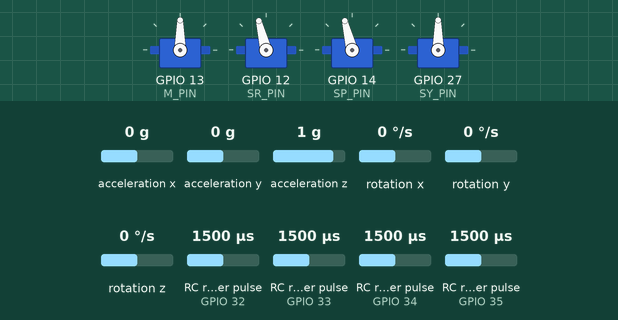
Simulated run of this sketch. Board: ESP32. On the bench: 4 × servo. Wiring (inferred from the names in the program): 4 × RC receiver channel: data GPIO 32 / data GPIO 33 / data GPIO 34 / data GPIO 35; MPU-6050 motion sensor at I2C address 0x68. The test bench sets the inputs (shaded band); at power-on: acceleration x 0 g, RC receiver pulse (sensors on GPIO 33, GPIO 32, GPIO 34, GPIO 35) 1500 µs, acceleration y 0 g, rotation x 0 °/s, acceleration z 1 g, rotation y 0 °/s, rotation z 0 °/s. What the sketch prints to the serial monitor is not drawn.

Above: at 3.4 s.
3.5 s: acceleration x set to -1.4 g
At 5.3 s:
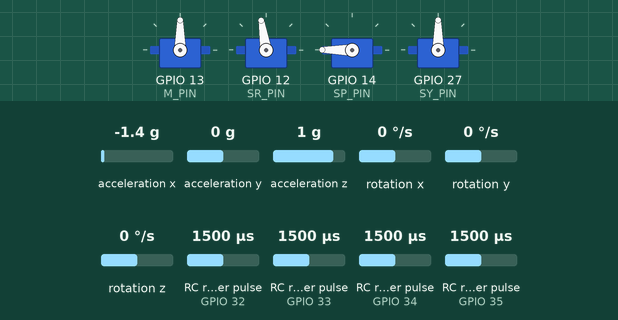
5.9 s: RC receiver pulse (sensor on GPIO 33) set to 1020 µs
At 7.1 s:
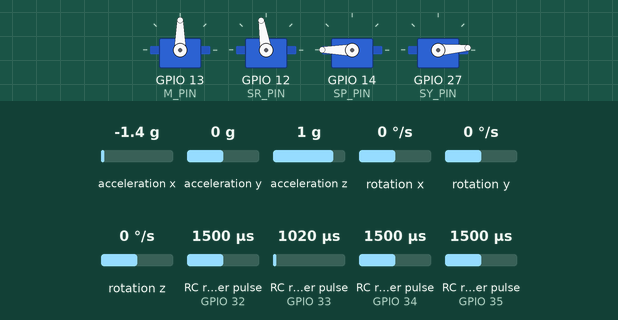
7.4 s: acceleration y set to -0.8 g
At 9.5 s:
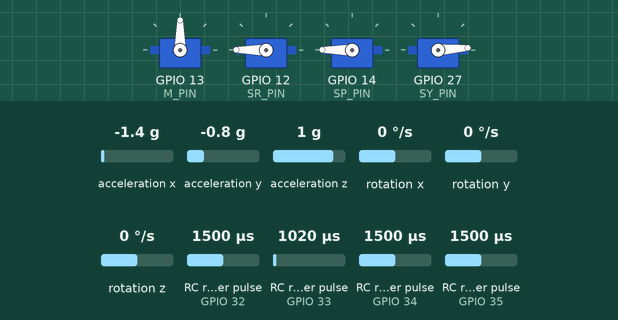
10.4 s: rotation x set to 192 °/s
At 13.1 s:
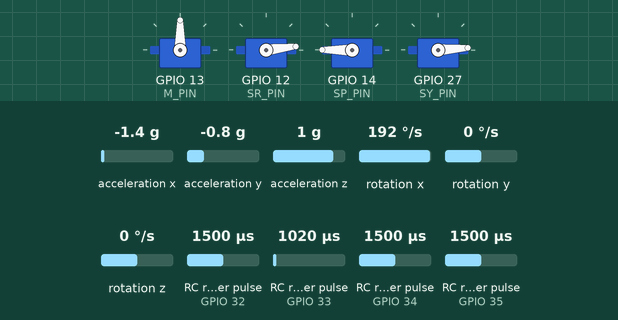
13.4 s: RC receiver pulse (sensor on GPIO 32) set to 1020 µs
At 13.9 s:
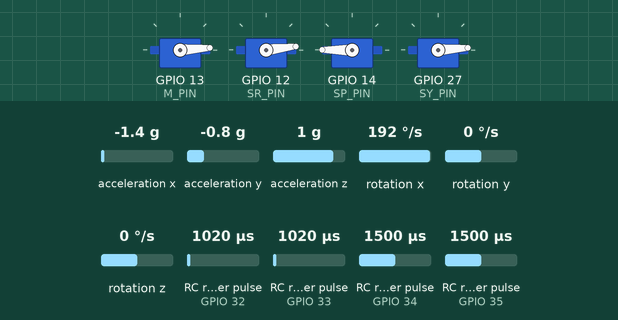
14.9 s: RC receiver pulse (sensor on GPIO 34) set to 1750 µs
At 15.3 s:
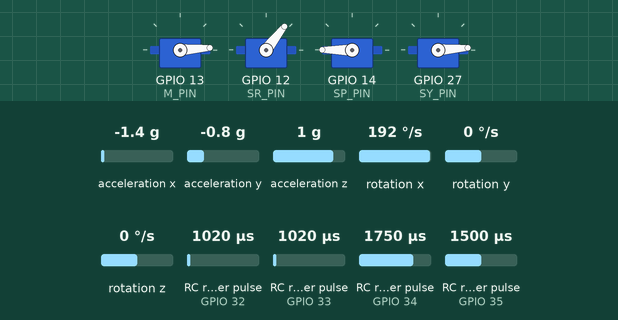
Timing chart, 0 to 17.4 s (numbered marks = the images above; inputs shaded):
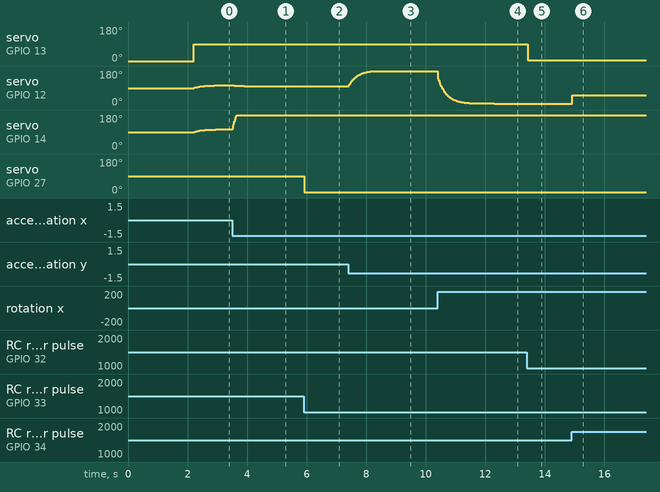

Measured:
- after the input at 3.5 s, servo on GPIO 12 (SR_PIN): moves from 105° to 99° over 0.90 s, starting at once; servo on GPIO 14 (SP_PIN): 104° → 180° at once
- after the input at 5.9 s, servo on GPIO 27 (SY_PIN): 90° → 4° at once
- after the input at 7.4 s, servo on GPIO 12 (SR_PIN): moves from 99° to 180° over 0.84 s, starting at once
- after the input at 10.4 s, servo on GPIO 12 (SR_PIN): moves from 180° to 7° over 1.9 s, starting at once
- after the input at 13.4 s, servo on GPIO 13 (M_PIN): 90° → 4° at once
- after the input at 14.9 s, servo on GPIO 12 (SR_PIN): 7° → 52° at once

The sketch:

rc_fly_controller_with_flySky6_2.ino
```cpp
#include <Wire.h>
#include <ESP32Servo.h>

// =============== OFFSET KIRITING ===============
float RateCalibrationRoll = 1.9649;
float RateCalibrationPitch = -0.1925;
float RateCalibrationYaw = -1.5919;

float AccXCalibration = 0.0728;
float AccYCalibration = 0.0656;
float AccZCalibration = -0.0397;
// =================================================

float t = 0.004; // ~250Hz

// IMU variables
volatile float RateRoll, RatePitch, RateYaw;
volatile float AccX, AccY, AccZ;
volatile float AngleRoll, AnglePitch;
float compRoll = 0, compPitch = 0;

// Receiver variables
volatile unsigned long ch1Start = 0, ch2Start = 0, ch3Start = 0, ch4Start = 0;
volatile int chVal[4] = {1500, 1500, 1000, 1500}; // default values

// Channel pins
const int CH1_PIN = 34; // Roll
const int CH2_PIN = 35; // Pitch
const int CH3_PIN = 32; // Throttle
const int CH4_PIN = 33; // Yaw

// PWM outputs
Servo motor1, servoRoll, servoPitch, servoYaw;
const int M_PIN = 13;
const int SR_PIN = 12;
const int SP_PIN = 14;
const int SY_PIN = 27;

// Interrupt handlers for each channel
void IRAM_ATTR ch1ISR() {
  if (digitalRead(CH1_PIN) == HIGH) {
    ch1Start = micros();
  } else {
    if (ch1Start != 0) {
      chVal[0] = micros() - ch1Start;
      chVal[0] = constrain(chVal[0], 1000, 2000);
    }
  }
}

void IRAM_ATTR ch2ISR() {
  if (digitalRead(CH2_PIN) == HIGH) {
    ch2Start = micros();
  } else {
    if (ch2Start != 0) {
      chVal[1] = micros() - ch2Start;
      chVal[1] = constrain(chVal[1], 1000, 2000);
    }
  }
}

void IRAM_ATTR ch3ISR() {
  if (digitalRead(CH3_PIN) == HIGH) {
    ch3Start = micros();
  } else {
    if (ch3Start != 0) {
      chVal[2] = micros() - ch3Start;
      chVal[2] = constrain(chVal[2], 1000, 2000);
    }
  }
}

void IRAM_ATTR ch4ISR() {
  if (digitalRead(CH4_PIN) == HIGH) {
    ch4Start = micros();
  } else {
    if (ch4Start != 0) {
      chVal[3] = micros() - ch4Start;
      chVal[3] = constrain(chVal[3], 1000, 2000);
    }
  }
}

// IMU reading function
void readIMU() {
  // Read accelerometer
  Wire.beginTransmission(0x68);
  Wire.write(0x3B);
  Wire.endTransmission(false);
  Wire.requestFrom(0x68, 6, true);

  int16_t AX = (Wire.read() << 8) | Wire.read();
  int16_t AY = (Wire.read() << 8) | Wire.read();
  int16_t AZ = (Wire.read() << 8) | Wire.read();

  // Read gyroscope
  Wire.beginTransmission(0x68);
  Wire.write(0x43);
  Wire.endTransmission(false);
  Wire.requestFrom(0x68, 6, true);

  int16_t GX = (Wire.read() << 8) | Wire.read();
  int16_t GY = (Wire.read() << 8) | Wire.read();
  int16_t GZ = (Wire.read() << 8) | Wire.read();

  // Convert to physical units and apply calibration
  RateRoll  = (GX / 65.5f) - RateCalibrationRoll;
  RatePitch = (GY / 65.5f) - RateCalibrationPitch;
  RateYaw   = (GZ / 65.5f) - RateCalibrationYaw;

  AccX = (AX / 4096.0f) - AccXCalibration;
  AccY = (AY / 4096.0f) - AccYCalibration;
  AccZ = (AZ / 4096.0f) - AccZCalibration;

  // Calculate angles from accelerometer
  AngleRoll  = atan2(AccY, sqrt(AccX*AccX + AccZ*AccZ)) * 57.2958f;
  AnglePitch = -atan2(AccX, sqrt(AccY*AccY + AccZ*AccZ)) * 57.2958f;

  // Complementary filter
  compRoll  = 0.98f * (compRoll  + RateRoll * t)  + 0.02f * AngleRoll;
  compPitch = 0.98f * (compPitch + RatePitch * t) + 0.02f * AnglePitch;
}

void setup() {
  Serial.begin(115200);

  // Initialize I2C and MPU6050
  Wire.begin();
  delay(100);

  // Wake up MPU6050
  Wire.beginTransmission(0x68);
  Wire.write(0x6B);
  Wire.write(0x00);
  Wire.endTransmission(true);
  delay(100);

  // Configure accelerometer (±8g)
  Wire.beginTransmission(0x68);
  Wire.write(0x1C);
  Wire.write(0x10);
  Wire.endTransmission(true);

  // Configure gyroscope (±500°/s)
  Wire.beginTransmission(0x68);
  Wire.write(0x1B);
  Wire.write(0x08);
  Wire.endTransmission(true);

  // Setup receiver pins
  pinMode(CH1_PIN, INPUT_PULLUP);
  pinMode(CH2_PIN, INPUT_PULLUP);
  pinMode(CH3_PIN, INPUT_PULLUP);
  pinMode(CH4_PIN, INPUT_PULLUP);

  // Attach separate interrupts for each channel
  attachInterrupt(digitalPinToInterrupt(CH1_PIN), ch1ISR, CHANGE);
  attachInterrupt(digitalPinToInterrupt(CH2_PIN), ch2ISR, CHANGE);
  attachInterrupt(digitalPinToInterrupt(CH3_PIN), ch3ISR, CHANGE);
  attachInterrupt(digitalPinToInterrupt(CH4_PIN), ch4ISR, CHANGE);

  // Initialize servos and motor
  motor1.attach(M_PIN, 1000, 2000);
  servoRoll.attach(SR_PIN, 1000, 2000);
  servoPitch.attach(SP_PIN, 1000, 2000);
  servoYaw.attach(SY_PIN, 1000, 2000);

  // Set initial positions
  motor1.writeMicroseconds(1000);
  servoRoll.writeMicroseconds(1500);
  servoPitch.writeMicroseconds(1500);
  servoYaw.writeMicroseconds(1500);

  delay(2000); // Wait for ESC initialization

  Serial.println("RC Aircraft Stabilizer Ready!");
  Serial.println("Roll\tPitch\tThrottle");
}

void loop() {
  readIMU();

  // Throttle control (direct pass-through)
  int throttle = chVal[2];
  throttle = constrain(throttle, 1000, 1800);
  motor1.writeMicroseconds(throttle);

  // Stabilization gains - OSHIRILDI!
  float k_angle = 20.0;    // Angle correction (angle-based)
  float k_rate = 1.2;      // Rate correction (gyro-based) - YANGI!

  // Calculate corrections - ikkala signal ishlatiladi
  float rollCorr  = (compRoll * k_angle) + (RateRoll * k_rate);
  float pitchCorr = (compPitch * k_angle) + (RatePitch * k_rate);

  // Apply corrections to RC inputs
  int rollOut  = 1500 + (chVal[0] - 1500) - (int)rollCorr;
  int pitchOut = 1500 + (chVal[1] - 1500) - (int)pitchCorr;
  int yawOut   = chVal[3]; // No yaw stabilization

  // Constrain outputs
  rollOut  = constrain(rollOut, 1000, 2000);
  pitchOut = constrain(pitchOut, 1000, 2000);
  yawOut   = constrain(yawOut, 1000, 2000);

  // Send to servos
  servoRoll.writeMicroseconds(rollOut);
  servoPitch.writeMicroseconds(map(pitchOut, 1000, 2000, 2000, 1000));
  servoYaw.writeMicroseconds(yawOut);

  // Serial output for monitoring
  Serial.print(compRoll, 2);
  Serial.print("\t");
  Serial.print(compPitch, 2);
  Serial.print("\t");
  Serial.println(throttle);

  // Maintain loop frequency (~250Hz)
  delayMicroseconds(4000);
}
```
